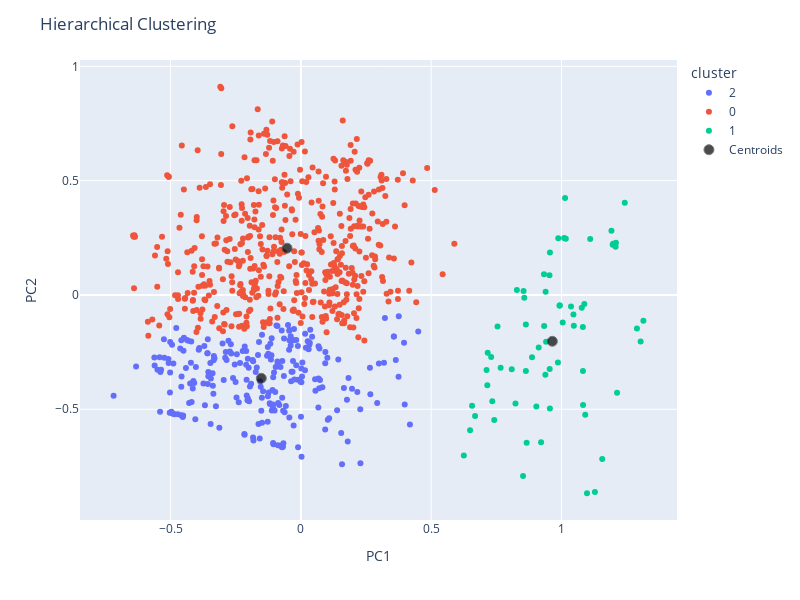

Source (notebook cell):
### Code cell
# Plot the data points
fig = px.scatter(df_hierarquical_PCA, x='PC1', y='PC2', color='cluster', width=800, height=600,hover_data=['Name', 'Total', 'Type 1', 'Type 2', 'Legendary'])
fig.update_layout(
    title="Hierarchical Clustering",
    xaxis_title="PC1",
    yaxis_title="PC2",
)

# Calculate centroids
centers = np.zeros((num_clusters, df_hierarquical_PCA[['PC1', 'PC2']].shape[1]))
for i in range(num_clusters):
    centers[i, :] = df_hierarquical_PCA[df_hierarquical_PCA['cluster'] == str(i)][['PC1', 'PC2']].mean()

# Add centroids to the plot
fig.add_trace(go.Scatter(x=centers[:, 0], y=centers[:, 1], mode='markers',
                         marker=dict(size=10, color='black', symbol='circle', line=dict(width=1)), name='Centroids', opacity=0.7))

# Show the plot with centroids
fig.show()

### Figure 1 — Plotly figure (JSON) as saved in the notebook; plotly's stock layout.template omitted (floating-point values rounded to 4 significant figures; data arrays with more than 128 entries replaced by an {"elided": "..."} marker saying what was removed)
{"data": [{"customdata": {"elided": "241x5 mixed values"}, "hovertemplate": "cluster=2<br>PC1=%{x}<br>PC2=%{y}<br>Name=%{customdata[0]}<br>Total=%{customdata[1]}<br>Type 1=%{customdata[2]}<br>Type 2=%{customdata[3]}<br>Legendary=%{customdata[4]}<extra></extra>", "legendgroup": "2", "marker": {"color": "#636efa", "symbol": "circle"}, "mode": "markers", "name": "2", "orientation": "v", "showlegend": true, "type": "scatter", "x": {"elided": "241 float values"}, "xaxis": "x", "y": {"elided": "241 float values"}, "yaxis": "y"}, {"customdata": {"elided": "494x5 mixed values"}, "hovertemplate": "cluster=0<br>PC1=%{x}<br>PC2=%{y}<br>Name=%{customdata[0]}<br>Total=%{customdata[1]}<br>Type 1=%{customdata[2]}<br>Type 2=%{customdata[3]}<br>Legendary=%{customdata[4]}<extra></extra>", "legendgroup": "0", "marker": {"color": "#EF553B", "symbol": "circle"}, "mode": "markers", "name": "0", "orientation": "v", "showlegend": true, "type": "scatter", "x": {"elided": "494 float values"}, "xaxis": "x", "y": {"elided": "494 float values"}, "yaxis": "y"}, {"customdata": {"elided": "65x5 mixed values"}, "hovertemplate": "cluster=1<br>PC1=%{x}<br>PC2=%{y}<br>Name=%{customdata[0]}<br>Total=%{customdata[1]}<br>Type 1=%{customdata[2]}<br>Type 2=%{customdata[3]}<br>Legendary=%{customdata[4]}<extra></extra>", "legendgroup": "1", "marker": {"color": "#00cc96", "symbol": "circle"}, "mode": "markers", "name": "1", "orientation": "v", "showlegend": true, "type": "scatter", "x": [0.6494, 0.7303, 0.7155, 0.8526, 1.128, 1.098, 0.7547, 0.717, 0.6254, 0.8664, 0.9548, 0.657, 0.7126, 0.6686, 0.829, 1.037, 0.8546, 1.078, 0.9218, 1.157, 0.9382, 1.213, 1.088, 1.314, 0.742, 0.9037, 0.9557, 0.7346, 0.8236, 0.7666, 0.8092, 0.8634, 1.083, 1.091, 0.8573, 0.9865, 1.047, 1.082, 0.9558, 0.8635, 0.9335, 1.082, 0.941, 0.887, 0.9127, 0.9392, 0.954, 0.933, 1.01, 1.017, 1.198, 1.209, 0.9926, 0.9936, 1.11, 1.196, 1.208, 1.192, 1.243, 1.014, 1.005, 1.304, 1.046, 1.29, 0.9878], "xaxis": "x", "y": [-0.5921, -0.2718, -0.3949, -0.7918, -0.8622, -0.8675, -0.1378, -0.2526, -0.7025, -0.6461, -0.3243, -0.4843, -0.3282, -0.5291, 0.02196, -0.05023, 0.01712, -0.05616, -0.6439, -0.7177, -0.3495, -0.4277, -0.03943, -0.1129, -0.5468, -0.4884, -0.4964, -0.4648, -0.4747, -0.3184, -0.3252, -0.3325, -0.4814, -0.5242, -0.0123, -0.2952, -0.1344, -0.1398, 0.1854, -0.1297, -0.136, -0.3331, -0.2044, -0.2726, -0.2299, 0.01412, 0.08653, 0.0902, 0.2493, 0.2459, 0.2237, 0.2279, -0.04677, -0.04537, 0.245, 0.2191, 0.2111, 0.2813, 0.4031, 0.4242, -0.1205, -0.2034, -0.08605, -0.1465, 0.2476], "yaxis": "y"}, {"marker": {"color": "black", "line": {"width": 1}, "size": 10, "symbol": "circle"}, "mode": "markers", "name": "Centroids", "opacity": 0.7, "type": "scatter", "x": [-0.0529, 0.965, -0.1518], "y": [0.2046, -0.2027, -0.3646]}], "layout": {"height": 600, "legend": {"title": {"text": "cluster"}, "tracegroupgap": 0}, "margin": {"t": 60}, "title": {"text": "Hierarchical Clustering"}, "width": 800, "xaxis": {"anchor": "y", "domain": [0, 1], "title": {"text": "PC1"}}, "yaxis": {"anchor": "x", "domain": [0, 1], "title": {"text": "PC2"}}}}
